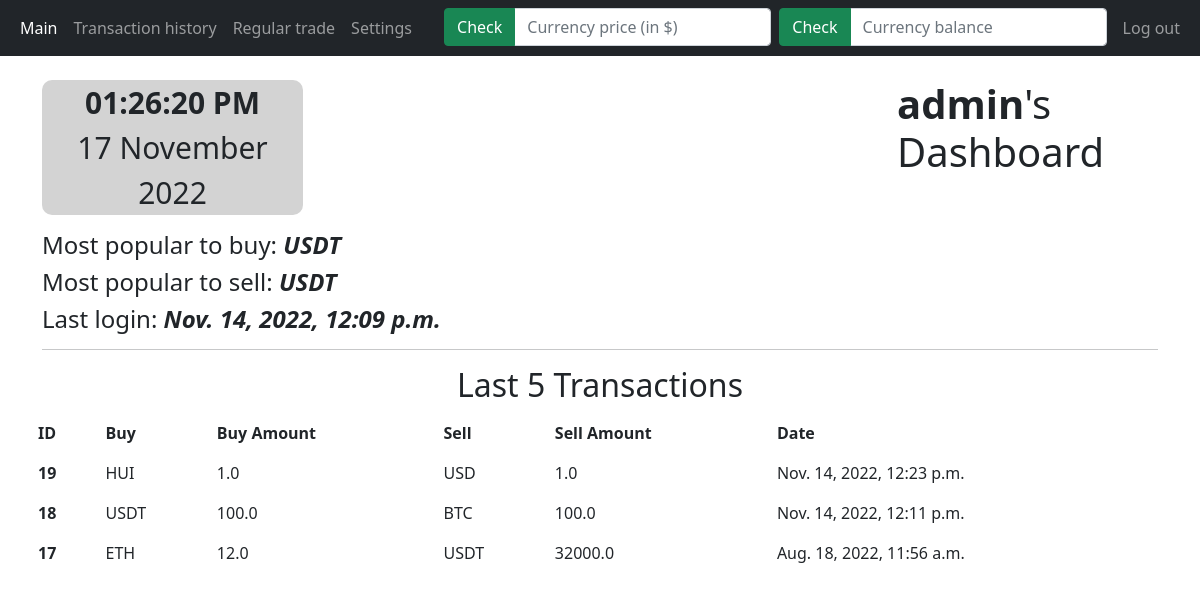
/ (signed in), run on the app's committed database.
### main_app/models.py (models this page shows)
class TransactionHistory(models.Model):
    buy_currency = models.CharField(max_length=50)
    buy_currency_amount = models.FloatField()
    sell_currency = models.CharField(max_length=50)
    sell_currency_amount = models.FloatField()
    date = models.DateTimeField(auto_now_add=True)

### main_app/views.py (the view)
# urls.py: path('', index, name='index'),
@login_required(login_url='login')
def index(request):
    last_transactions = TransactionHistory.objects.all().order_by('-date')[:5]
    most_popular_buy  = TransactionHistory.objects.values('buy_currency').annotate(total=Count('buy_currency')).order_by('-total').first()
    most_popular_sell = TransactionHistory.objects.values('sell_currency').annotate(total=Count('sell_currency')).order_by('-total').first()
    user_last_login = request.user.last_login
    context = {
        'last_transactions': last_transactions,
        'most_popular_buy': most_popular_buy,
        'most_popular_sell': most_popular_sell,
        'user_last_login': user_last_login,
    }
    return render(request, 'index.html', context)

### main_app/templatetags/ticker.py (called while the page is built)
@register.inclusion_tag('base/ticker.html', takes_context=True)
def ticker(context):
    currencies = TickerData.objects.all()
    context = {'ticker_currencies': currencies}
    return context

### main_app/templates/index.html (shortened to what this page needs)
{% extends 'base/base.html' %}
{% block page_content %}
    <br>
    <div class="row mb-3 justify-content-between">
        <div class="col-3">
            <div id="clock"></div>
        </div>
        <div class="col-3">
            <h1><b>{{ request.user }}</b>'s Dashboard</h1>
        </div>
    </div>
    <h4>Most popular to buy: <i><b>{{ most_popular_buy.buy_currency }}</b></i></h4>
    <h4>Most popular to sell: <i><b>{{ most_popular_sell.sell_currency }}</b></i></h4>
    <h4>Last login: <i><b>{{ user_last_login }}</b></i></h4>
    <hr>
    <div class="row">
        <h2 class="text-center">Last 5 Transactions</h2>
        <br>
        <table class="table table-borderless">
            <thead>
                <tr>
                    <th scope="col">ID</th>
                    <th scope="col">Buy</th>
                    <th scope="col">Buy Amount</th>
                    <th scope="col">Sell</th>
                    <th scope="col">Sell Amount</th>
                    <th scope="col">Date</th>
                </tr>
            </thead>
            <tbody>
                {% for elem in last_transactions %}
                    <tr>
                        <th scope="row">{{ elem.id }}</th>
                        <td>{{ elem.buy_currency }}</td>
                        <td>{{ elem.buy_currency_amount }}</td>
                        <td>{{ elem.sell_currency }}</td>
                        <td>{{ elem.sell_currency_amount }}</td>
                        <td>{{ elem.date }}</td>
                    </tr>
                {% endfor %}
            </tbody>
        </table>
    </div>
{% endblock %}

### main_app/templates/base/base.html (shortened to what this page needs)
<!DOCTYPE html>
<html lang="en">
<head>
    {% load static %}
    {% load sass_tags %}
    {% load ticker %}
    <link href="https://cdn.jsdelivr.net/npm/bootstrap@5.1.3/dist/css/bootstrap.min.css" rel="stylesheet">
    <link href="//code.jquery.com/ui/1.13.1/themes/base/jquery-ui.css" rel="stylesheet">
    <link href="{% static 'css/styles.css' %}" rel="stylesheet">
    <link href="{% sass_src 'ticker/ticker.scss' %}" rel="stylesheet">
    <link href="{% static 'main_clock/main_clock.css' %}" rel="stylesheet">
</head>
<body style="margin-bottom: 100px">
    {% include 'base/navbar.html' %}
    <div class="container">
        {% block page_content %}
        {% endblock %}
    </div>
</body>
</html>

### main_app/templates/base/navbar.html (shortened to what this page needs)
<nav class="navbar navbar-expand-lg navbar-dark bg-dark">
    <div class="container-fluid">
        <div class="collapse navbar-collapse">
            <ul class="navbar-nav me-auto">
                <li class="nav-item">
                    <a class="nav-link active" aria-current="page" href="{% url 'index' %}">Main</a>
                </li>
                <li class="nav-item">
                    <a class="nav-link" href="{% url 'transaction_history' %}">Transaction history</a>
                </li>
                <li class="nav-item">
                    <a class="nav-link" href="{% url 'trade_regular_trade' %}">Regular trade</a>
                </li>
                <li class="nav-item">
                    <a class="nav-link" href="{% url 'settings' %}">Settings</a>
                </li>
            </ul>
            <ul class="navbar-nav">
                <li class="nav-item">
                    <div class="input-group">
                        <button id="navbar-currency-price" class="btn btn-success">Check</button>
                        <input id="navbar-currency-price-input" class="form-control me-2 currency-autocomplete" type="search" placeholder="Currency price (in $)" aria-label="Search">
                    </div>
                </li>
                <li class="nav-item">
                    <form>
                        <div class="input-group">
                            <button class="btn btn-success" type="submit">Check</button>
                            <input name="" class="form-control me-2" type="search" placeholder="Currency balance" aria-label="Search">
                        </div>
                    </form>
                </li>
                <li class="nav-item">
                    <a class="nav-link" href="{% url 'logout' %}">Log out</a>
                </li>
            </ul>
        </div>
    </div>
</nav>

### main_app/static/main_clock/main_clock.css (style rules this page uses)
#clock { font-size: 30px; text-align: center; background-color: lightgray; border-radius: 10px; }

### data on the page
TransactionHistory: id "19", buy_currency "HUI", buy_currency_amount "1.0", sell_currency "USD", sell_currency_amount "1.0", date "Nov. 14, 2022, 12:23 p.m."
TransactionHistory: id "18", buy_currency "USDT", buy_currency_amount "100.0", sell_currency "BTC", sell_currency_amount "100.0", date "Nov. 14, 2022, 12:11 p.m."
TransactionHistory: id "17", buy_currency "ETH", buy_currency_amount "12.0", sell_currency "USDT", sell_currency_amount "32000.0", date "Aug. 18, 2022, 11:56 a.m."

### other printed values
{{ request.user }} "admin"
{{ most_popular_buy.buy_currency }} "USDT"
{{ most_popular_sell.sell_currency }} "USDT"
{{ user_last_login }} "Nov. 14, 2022, 12:09 p.m."
